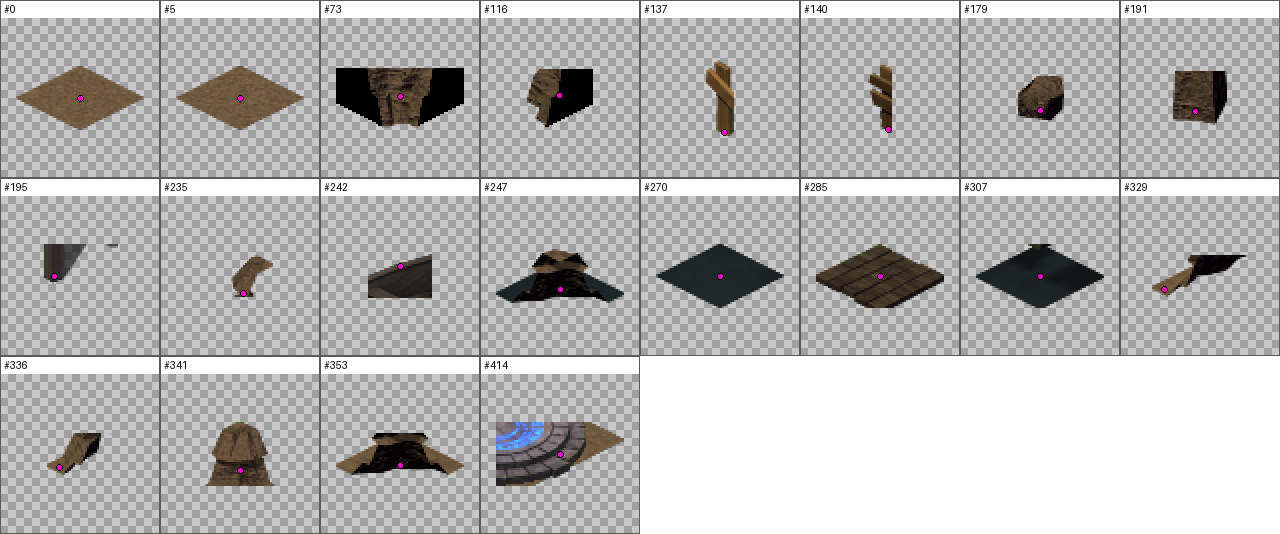
#> input picture backend/eval/ingestion/desert_sample.png, 1280 x 534 px
$ python slice_spritesheet.py --input ../../../../backend/eval/ingestion/desert_sample.png --output-dir out
#> lines starting #> are read from the running program, lines starting #| are printed output that depends on the picture
#!/usr/bin/env python3
"""
Dual-strategy isometric spritesheet slicer for IBM Bob.
Primary: Alpha-channel contour detection.
Fallback: Fixed-grid uniform slicing.
"""

import argparse
import json
import os
import sys

def slice_spritesheet(input_path, output_dir, tile_width=64, tile_height=32):
#> called with output_dir = 'out', tile_width = 64, tile_height = 32
    try:
        from PIL import Image
    except ImportError:
        print("Pillow not installed. Please run: pip install Pillow")
        sys.exit(1)

    if not os.path.exists(input_path):
        print(f"Error: input file {input_path} does not exist.")
        sys.exit(1)

    os.makedirs(output_dir, exist_ok=True)
    img = Image.open(input_path).convert("RGBA")
    img_w, img_h = img.size
#> img_w = 1280; img_h = 534

    cols = img_w // tile_width
#> cols = 20
    rows = img_h // tile_height
#> rows = 16

    manifest = {
        "source": input_path,
        "image_size": {"width": img_w, "height": img_h},
        "tile_base": {"width": tile_width, "height": tile_height},
        "tiles": []
    }

    tile_id = 0
    for r in range(rows):
        for c in range(cols):
            x = c * tile_width
            y = r * tile_height
            box = (x, y, x + tile_width, y + tile_height)
            chip = img.crop(box)

            # Check if tile has non-transparent pixels
            alpha = chip.getchannel('A')
            bbox = alpha.getbbox()
            if bbox is not None:
                chip_name = f"tile_{tile_id:03d}.png"
                chip_path = os.path.join(output_dir, chip_name)
                chip.save(chip_path)

                manifest["tiles"].append({
                    "id": tile_id,
                    "filename": chip_name,
                    "x": x,
                    "y": y,
                    "width": tile_width,
                    "height": tile_height,
                    "anchor_offset": {"x": 0, "y": 0}
                })
                tile_id += 1
#> this loop made 16 passes
#> pass 1, in slice_spritesheet, `chip.save(chip_path)`:
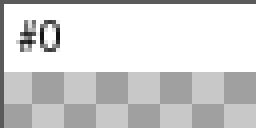
#> saved as tile_000.png: PIL image 64x32 RGBA (shown 4 times larger); mean R, G, B, A 211.4, 211.4, 211.4, 255
#> pass 1, in slice_spritesheet, `chip.save(chip_path)`:
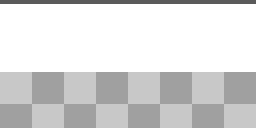
#> saved as tile_001.png: PIL image 64x32 RGBA (shown 4 times larger); mean R, G, B, A 217, 217, 217, 255
#> pass 1, in slice_spritesheet, `chip.save(chip_path)`:
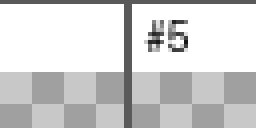
#> saved as tile_002.png: PIL image 64x32 RGBA (shown 4 times larger); mean R, G, B, A 209.5, 209.5, 209.5, 255
#> pass 1, in slice_spritesheet, `chip.save(chip_path)`:
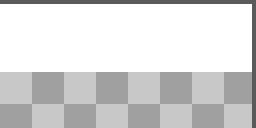
#> saved as tile_004.png: PIL image 64x32 RGBA (shown 4 times larger); mean R, G, B, A 215.1, 215.1, 215.1, 255
#> after the loop: chip: PIL image 64x32 RGBA; every value is 255
#> after the loop, tile_id = 320

    manifest_path = os.path.join(output_dir, "slices_manifest.json")
    with open(manifest_path, "w", encoding="utf-8") as f:
        json.dump(manifest, f, indent=2)

    print(f"Successfully sliced {tile_id} tiles into {output_dir}")
#| Successfully sliced 320 tiles into out
    print(f"Manifest written to {manifest_path}")
#| Manifest written to out/slices_manifest.json

if __name__ == "__main__":
    parser = argparse.ArgumentParser(description="Slice isometric spritesheet")
    parser.add_argument("--input", required=True, help="Path to input spritesheet (.png)")
    parser.add_argument("--output-dir", required=True, help="Directory to save tile chips")
    parser.add_argument("--tile-width", type=int, default=64, help="Tile base width")
    parser.add_argument("--tile-height", type=int, default=32, help="Tile base height")
    args = parser.parse_args()

    slice_spritesheet(args.input, args.output_dir, args.tile_width, args.tile_height)

$ run again, on backend/eval/ingestion/flare_excluded.png
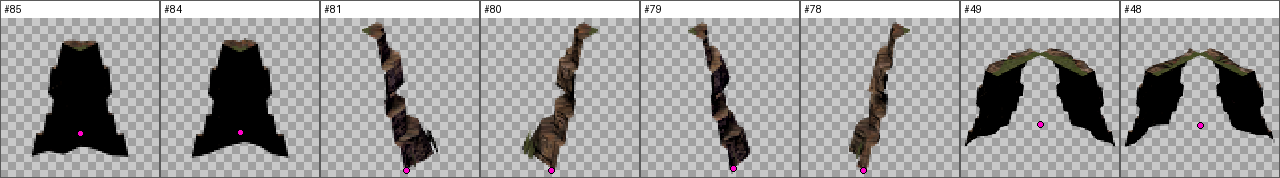
#> input picture backend/eval/ingestion/flare_excluded.png, 1280 x 178 px
#> the loop in slice_spritesheet, `for r in range(rows):` made 5 passes
#> pass 1, in slice_spritesheet, `chip.save(chip_path)`:
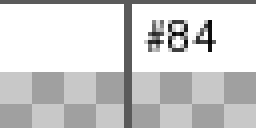
#> saved as tile_002.png: PIL image 64x32 RGBA (shown 4 times larger); mean R, G, B, A 207.2, 207.2, 207.2, 255
#> after the loop in slice_spritesheet, `for r in range(rows):`:
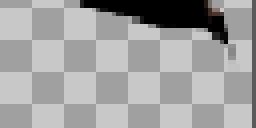
#> chip: PIL image 64x32 RGBA (shown 4 times larger); mean R, G, B, A 161.1, 161, 161, 255
#> after the loop in slice_spritesheet, `for r in range(rows):`: tile_id = 100
#| Successfully sliced 100 tiles into out
#| Manifest written to out/slices_manifest.json

$ run again, on backend/eval/ingestion/flare_wrong_category.png
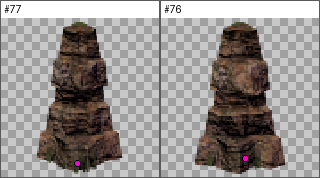
#> input picture backend/eval/ingestion/flare_wrong_category.png, 320 x 178 px
#> the loop in slice_spritesheet, `for r in range(rows):` made 5 passes
#> pass 1, in slice_spritesheet, `chip.save(chip_path)`:
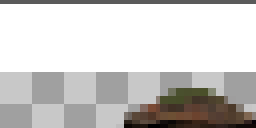
#> saved as tile_003.png: PIL image 64x32 RGBA (shown 4 times larger); mean R, G, B, A 204.9, 203.1, 201.2, 255
#> after the loop in slice_spritesheet, `for r in range(rows):`:
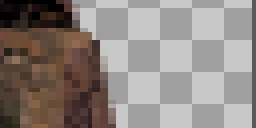
#> chip: PIL image 64x32 RGBA (shown 4 times larger); mean R, G, B, A 141.5, 133.2, 128.7, 255
#> after the loop in slice_spritesheet, `for r in range(rows):`: tile_id = 25
#| Successfully sliced 25 tiles into out
#| Manifest written to out/slices_manifest.json

$ run again, on backend/eval/ingestion/kenney_chips.png
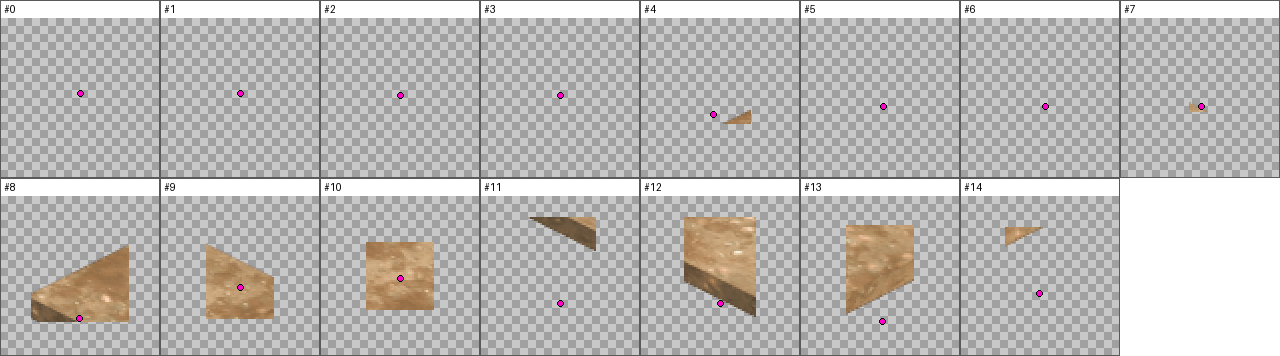
#> input picture backend/eval/ingestion/kenney_chips.png, 1280 x 356 px
#> the loop in slice_spritesheet, `for r in range(rows):` made 11 passes
#> pass 1, in slice_spritesheet, `chip.save(chip_path)`:
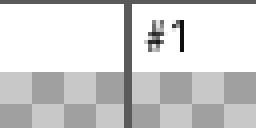
#> saved as tile_002.png: PIL image 64x32 RGBA (shown 4 times larger); mean R, G, B, A 210.2, 210.2, 210.2, 255
#> after the loop in slice_spritesheet, `for r in range(rows):`: tile_id = 220
#| Successfully sliced 220 tiles into out
#| Manifest written to out/slices_manifest.json
